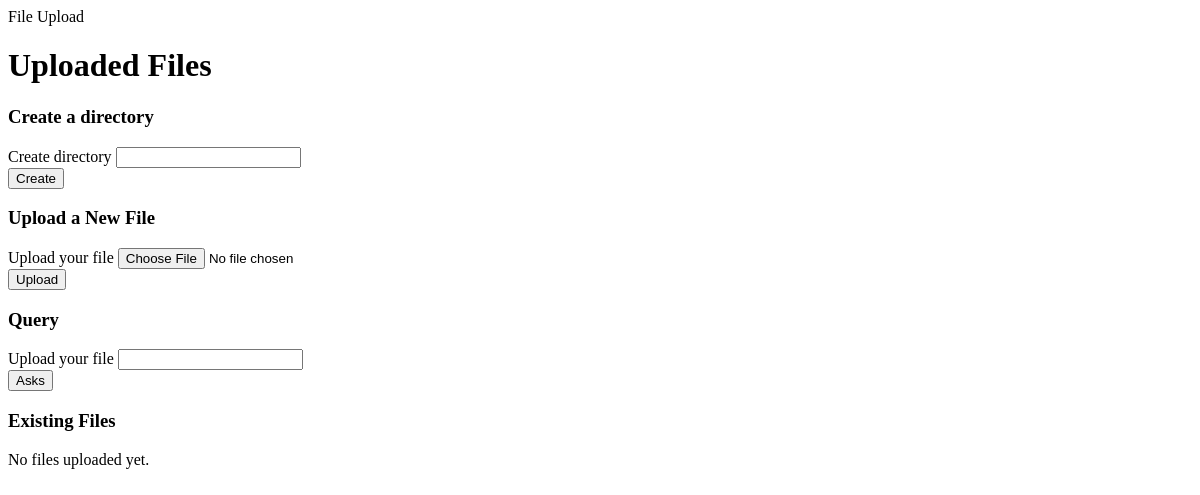
/files/ (signed in), run on an earlier commit of the app's database.
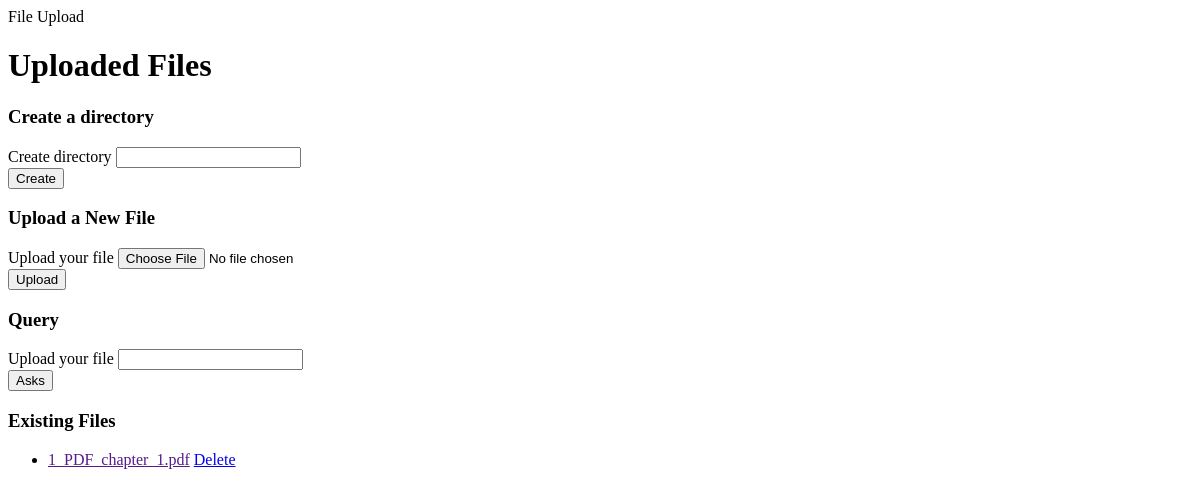
And on a later commit of the database.
### rag/models.py (models this page shows, shortened)
class FileModel(models.Model):
    name = models.CharField(max_length=100)
    uploaded_at = models.DateTimeField(auto_now_add=True)
    directory = models.ForeignKey(DirectoryModel, on_delete=models.CASCADE)

### rag/views.py (the view, shortened to what this page needs)
# urls.py: path('files/', files, name='files'),
@login_required
def files(request):
    if request.method == 'GET':
        files = FileModel.objects.filter(directory__owner=request.user)
        directories = DirectoryModel.objects.filter(owner=request.user)
        return render(request, 'files.html', {'files': files, 'directories': directories})
    else:
        return HttpResponseNotAllowed(['GET', 'POST'])

### templates/files.html (shortened to what this page needs)
{% block content %}
<div class="container py-5">
    <h1>Uploaded Files</h1>
    <h3>Create a directory</h3>
    <form action="/directory/" method="POST" enctype="multipart/form-data">
          <div class="mb-3">
            <label for="name" class="form-label">Create directory</label>
            <input class="form-control" id="name" name="name" required>
          </div>
        <button type="submit" name="upload" class="btn btn-primary">Create</button>
    </form>
    <h3>Upload a New File</h3>
    <form method="POST" enctype="multipart/form-data">
          <div class="mb-3">
            <label for="fileInput" class="form-label">Upload your file</label>
            <input class="form-control" type="file" id="fileInput" name="file" onchange="updateLabel(this)" required>
          </div>
        <button type="submit" name="upload" class="btn btn-primary">Upload</button>
    </form>
    <h3>Query</h3>
    <form action="/query/">
          <div class="mb-3">
            <label for="query" class="form-label">Upload your file</label>
            <input class="form-control" id="query" name="query" required>
          </div>
        <button type="submit" name="upload" class="btn btn-primary">Asks</button>
    </form>
    <h3 class="mt-5">Existing Files</h3>
    {% if files %}
        <ul class="list-group">
            {% for file in files %}
                <li class="list-group-item d-flex justify-content-between align-items-center">
                    <a href="{{ file.url }}" target="_blank">{{ file.name }}</a>
                    <a href="{% url 'delete_file' file.id %}" class="btn btn-danger btn-sm">Delete</a>
                </li>
            {% endfor %}
        </ul>
    {% else %}
        <p>No files uploaded yet.</p>
    {% endif %}
</div>
{% endblock %}

What changed in the data, as far as the page shows it:
added FileModel: name "1_PDF_chapter_1.pdf"
Also different on the page:
text no longer shown: "No files uploaded yet."
